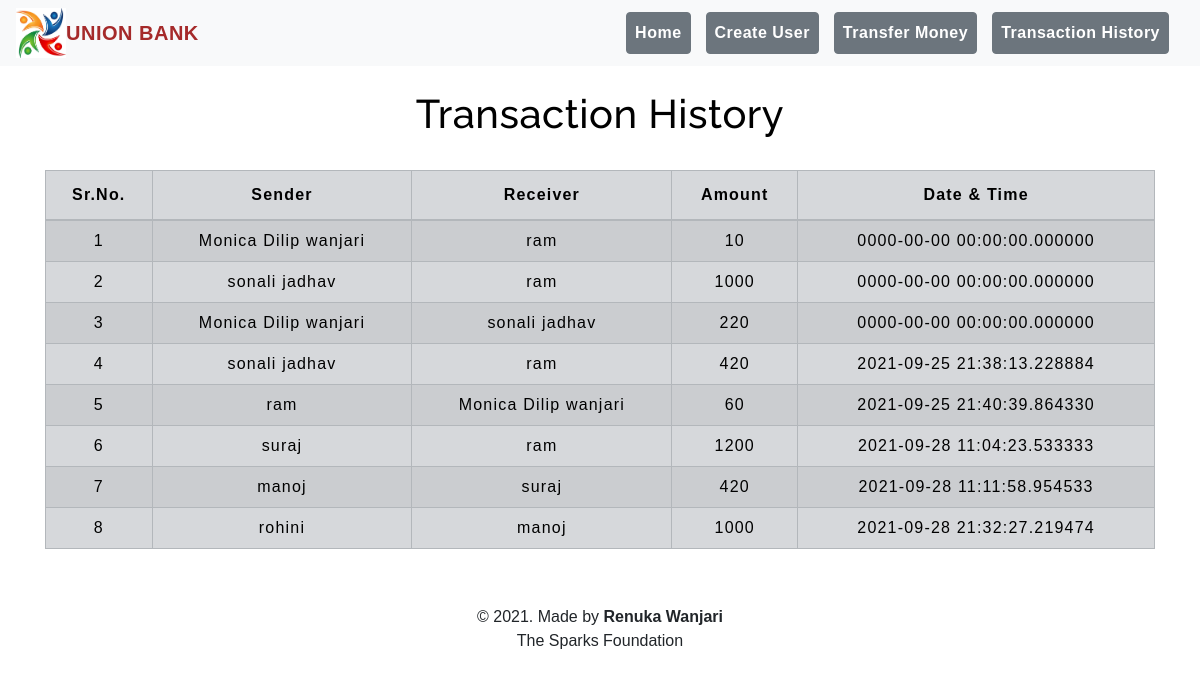
The page /transactionhistory.php on the database its author committed.
### tables this page shows
CREATE TABLE `transaction` (
  `srno` int(40) NOT NULL,
  `sender` varchar(40) NOT NULL,
  `receiver` varchar(40) NOT NULL,
  `balance` int(40) NOT NULL,
  `datetime` datetime(6) NOT NULL DEFAULT current_timestamp(6)
);

### transactionhistory.php (the view, shortened to what this page needs)
<!DOCTYPE html>
<html lang="en">
<head>
    <link rel="stylesheet" href="https://stackpath.bootstrapcdn.com/bootstrap/4.5.2/css/bootstrap.min.css">
    <link rel="stylesheet" type="text/css" href="css/table.css">
    <link rel="stylesheet" type="text/css" href="css/navbar.css">
</head>
<body style="background-image: url(bg.jpg); background-repeat: no-repeat; background-size: cover;">
<?php
  include 'navbar.php';
?>
	<div class="container">
        <h2 class="text-center pt-4" style="color : black;">Transaction History</h2>
       <br>
       <div class="table-responsive-sm">
    <table class="table table-hover table-striped table-condensed table-bordered table-secondary">
        <thead style="color : black;">
            <tr>
                <th class="text-center">Sr.No.</th>
                <th class="text-center">Sender</th>
                <th class="text-center">Receiver</th>
                <th class="text-center">Amount</th>
                <th class="text-center">Date & Time</th>
            </tr>
        </thead>
        <tbody>
        <?php
            include 'config.php';
            $sql ="select * from transaction";
            $query =mysqli_query($conn, $sql);
            while($rows = mysqli_fetch_assoc($query))
            {
        ?>
            <tr style="color : black;">
            <td class="py-2"><?php echo $rows['srno']; ?></td>
            <td class="py-2"><?php echo $rows['sender']; ?></td>
            <td class="py-2"><?php echo $rows['receiver']; ?></td>
            <td class="py-2"><?php echo $rows['balance']; ?> </td>
            <td class="py-2"><?php echo $rows['datetime']; ?> </td>
        <?php
            }
        ?>
        </tbody>
    </table>
    </div>
</div>
<footer class="text-center mt-5 py-2">
            <p>&copy 2021. Made by <b>Renuka Wanjari</b> <br>The Sparks Foundation </p>
</footer>
</body>
</html>

### navbar.php (shortened to what this page needs)
  <nav class="navbar navbar-expand-md navbar-light bg-light">
<img src="logo.jpg" id="logo" width="50" />
  <a class="navbar-brand" href="index.php" style="color : brown;"><b>UNION BANK</b></a>
  <div class="collapse navbar-collapse" id="collapsibleNavbar">
        <ul class="navbar-nav ml-auto">
          <li class="nav-item">
            <a class="nav-link btn btn-secondary btn-circle btn-xl" href="index.php" style="color : white;"><b>Home</b></a>
          </li>
          <li class="nav-item">
            <a class="nav-link btn btn-secondary btn-circle btn-xl" href="createuser.php" style="color : white;"><b>Create User</b></a>
          </li>
          <li class="nav-item">
            <a class="nav-link btn btn-secondary btn-circle btn-xl" href="transfermoney.php" style="color : white;"><b>Transfer Money</b></a>
          </li>
          <li class="nav-item">
            <a class="nav-link btn btn-secondary btn-circle btn-xl" href="transactionhistory.php" style="color : white;"><b>Transaction History</b></a>
          </li>
      </div>
   </nav>

### table.css (style rules this page uses)
* { padding: 0; margin: 0; box-sizing: border-box; font-family: sans-serif; }
h2 { font-size: 40px; }
table { letter-spacing: 1.2px; border:solid black; }
td { text-align: center; }

### navbar.css (style rules this page uses)
.nav-link { margin-right: 15px; color:#2F363F; letter-spacing: 0.5px; transition: 0.5s; }
.navbar-brand { color: #4C4B4B; letter-spacing: 0.5px; }
h2 { color: #4C4B4B; letter-spacing: 0.5px; font-family: raleway; }

### rows shown on the page
transaction: srno "1", sender "Monica Dilip wanjari", receiver "ram", balance "10", datetime "0000-00-00 00:00:00.000000"
transaction: srno "2", sender "sonali jadhav", receiver "ram", balance "1000", datetime "0000-00-00 00:00:00.000000"
transaction: srno "3", sender "Monica Dilip wanjari", receiver "sonali jadhav", balance "220", datetime "0000-00-00 00:00:00.000000"
transaction: srno "4", sender "sonali jadhav", receiver "ram", balance "420", datetime "2021-09-25 21:38:13.228884"
transaction: srno "5", sender "ram", receiver "Monica Dilip wanjari", balance "60", datetime "2021-09-25 21:40:39.864330"
transaction: srno "6", sender "suraj", receiver "ram", balance "1200", datetime "2021-09-28 11:04:23.533333"
transaction: srno "7", sender "manoj", receiver "suraj", balance "420", datetime "2021-09-28 11:11:58.954533"
transaction: srno "8", sender "rohini", receiver "manoj", balance "1000", datetime "2021-09-28 21:32:27.219474"
